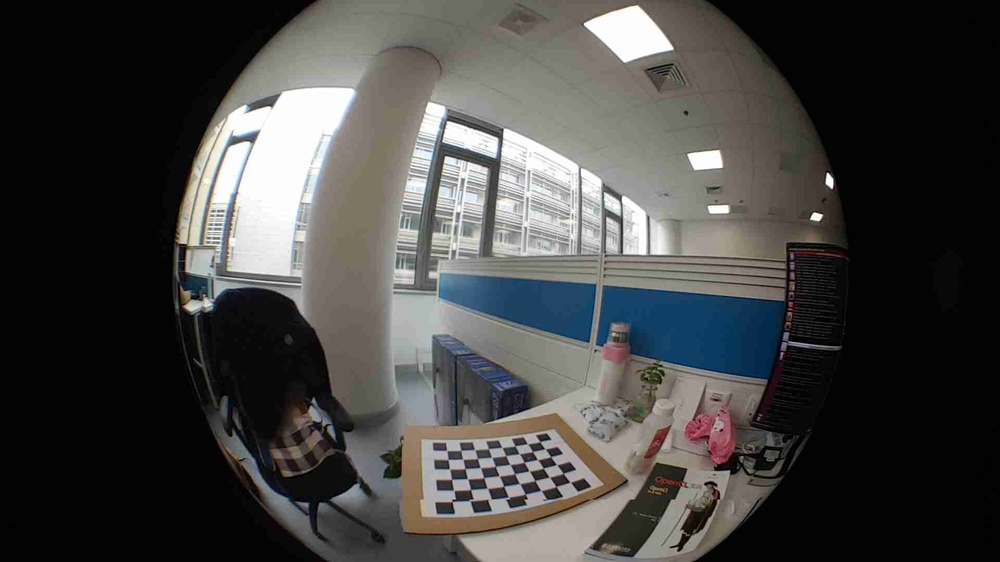
//> input picture parallax/data/imgl.jpg, 1000 x 562 px, shrunk from 1920 x 1080 before the run
$ ./parallax_fisheye   (built with g++ and OpenCV 4, older OpenCV classes emulated)
//> lines starting //> are read from the running program, lines starting //| are printed output that depends on the picture
#include "param.h"
#include <iostream>
#include "opencv2/opencv.hpp"
#include "opencv2/core/core.hpp"
#include "opencv2/highgui/highgui.hpp"
#include "opencv2/calib3d/calib3d.hpp"
#include "opencv2/imgproc/imgproc.hpp"
#include "opencv2/features2d/features2d.hpp"

using namespace std;
using namespace cv;

int main(int argc, char ** argv)
{
  Mat imgl = imread("../data/imgl.jpg", IMREAD_GRAYSCALE);
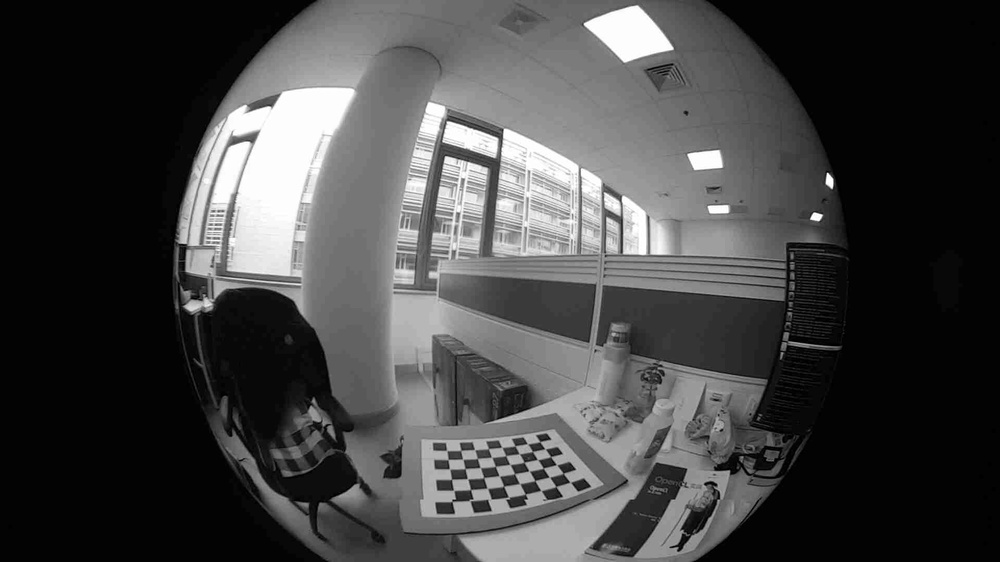
//> imgl: 562 rows x 1000 cols, CV_8UC1; min 0, max 255, mean 68.1
  Mat imgr = imread("../data/imgr.jpg", IMREAD_GRAYSCALE);
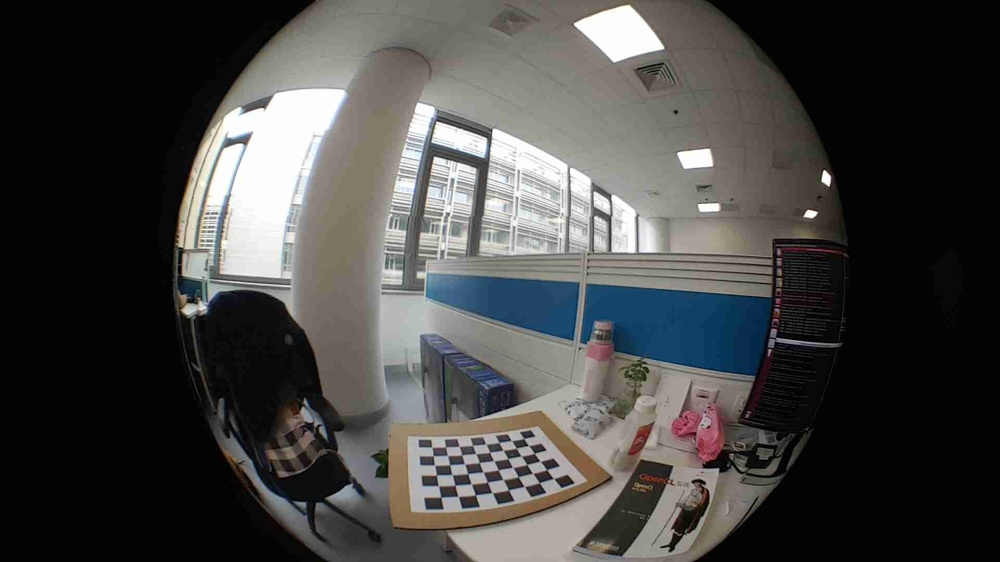
//> input picture parallax/data/imgr.jpg, 1000 x 562 px, shrunk from 1920 x 1080 before the run
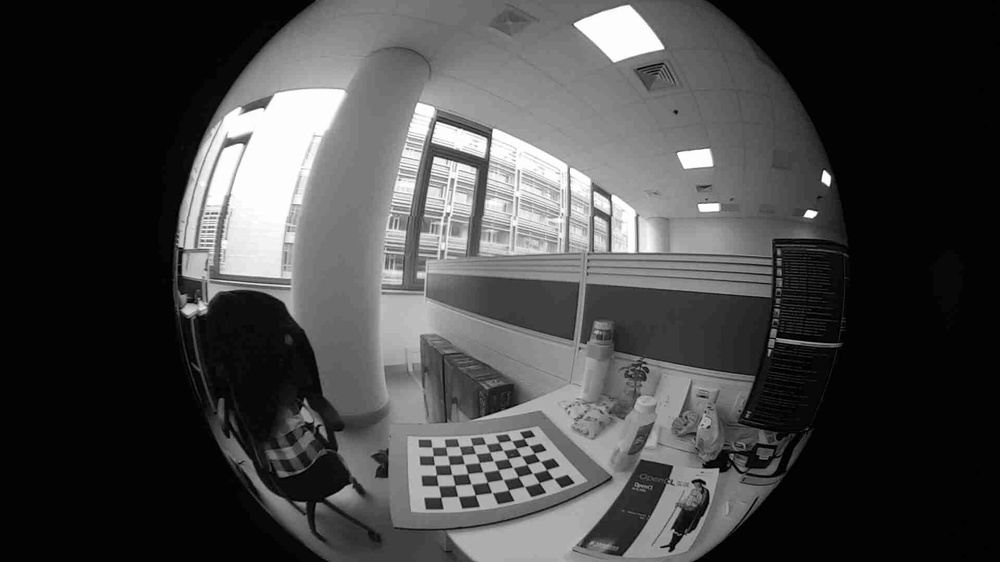
//> imgr: 562 rows x 1000 cols, CV_8UC1; min 0, max 255, mean 69.3

  Mat imgDisparity16S = Mat(imgl.rows, imgl.cols, CV_16S);
  Mat imgDisparity8U = Mat(imgl.rows, imgl.cols, CV_8UC1);

  if(imgl.empty() || imgr.empty())
  {
    cout << "Error when reading images! " << endl;
    return -1;
  }


  //undistortion and rectify
  Matx33d intrinsic_matrix(472.4,0,987.5,0,470.4,532.1,0,0,1);
  Vec4d distortion_coeffs(-0.156,0.396,-0.665,0.401);
  Mat R1 = cv::Mat::eye(3,3,CV_32F);
  Size image_size = imgl.size();
//> image_size = Size(1000, 562)
  Mat mapx = cv::Mat(image_size,CV_32FC1);
  Mat mapy = cv::Mat(image_size,CV_32FC1);
  fisheye::initUndistortRectifyMap(intrinsic_matrix,distortion_coeffs,R1,intrinsic_matrix,image_size,CV_32FC1,mapx,mapy);
  Mat t1 = imgl.clone();
  remap(imgl,t1,mapx, mapy, cv::INTER_LINEAR);
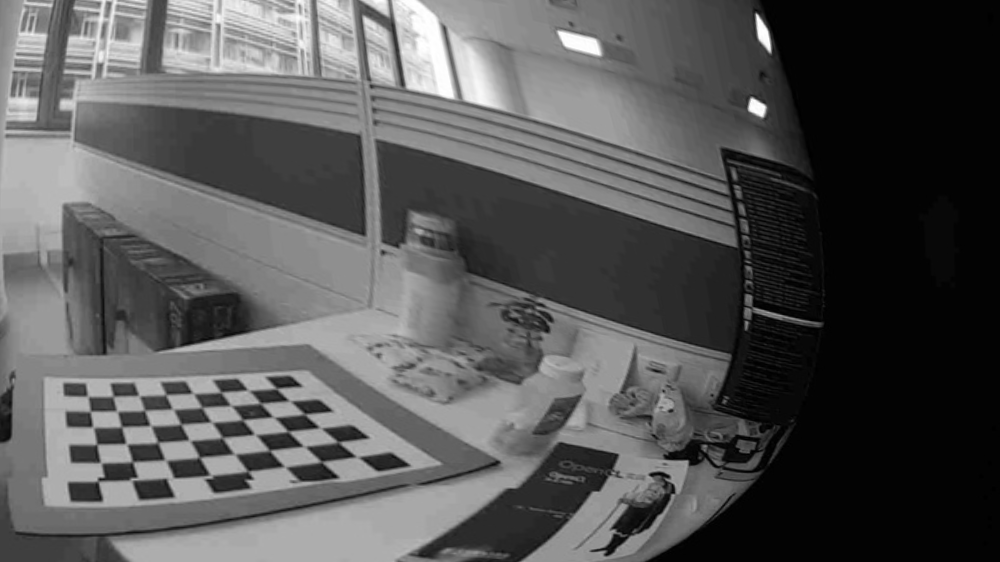
//> t1: 562 rows x 1000 cols, CV_8UC1; min 0, max 255, mean 86.4
  Mat t2 = imgr.clone();
  remap(imgr,t2,mapx, mapy, cv::INTER_LINEAR);
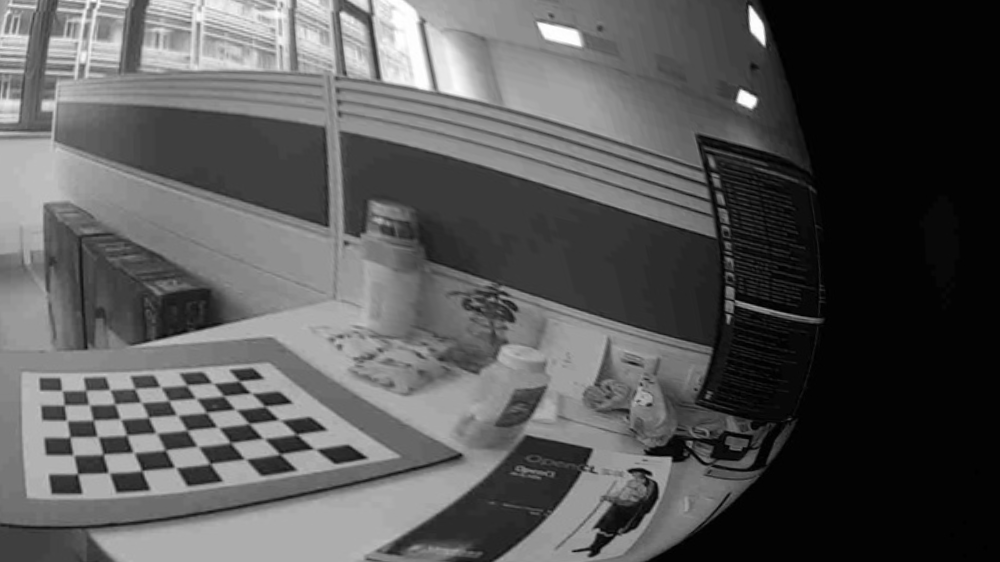
//> t2: 562 rows x 1000 cols, CV_8UC1; min 0, max 255, mean 86.9

  namedWindow("undistortion_t1", WINDOW_NORMAL);
  imshow("undistortion_t1", t1);
  namedWindow("undistortion_t2", WINDOW_NORMAL);
  imshow("undistortion_t2", t2);


//> (the run ends here: the program needs code that is not available in this run, at `ParamReader pr;`)
